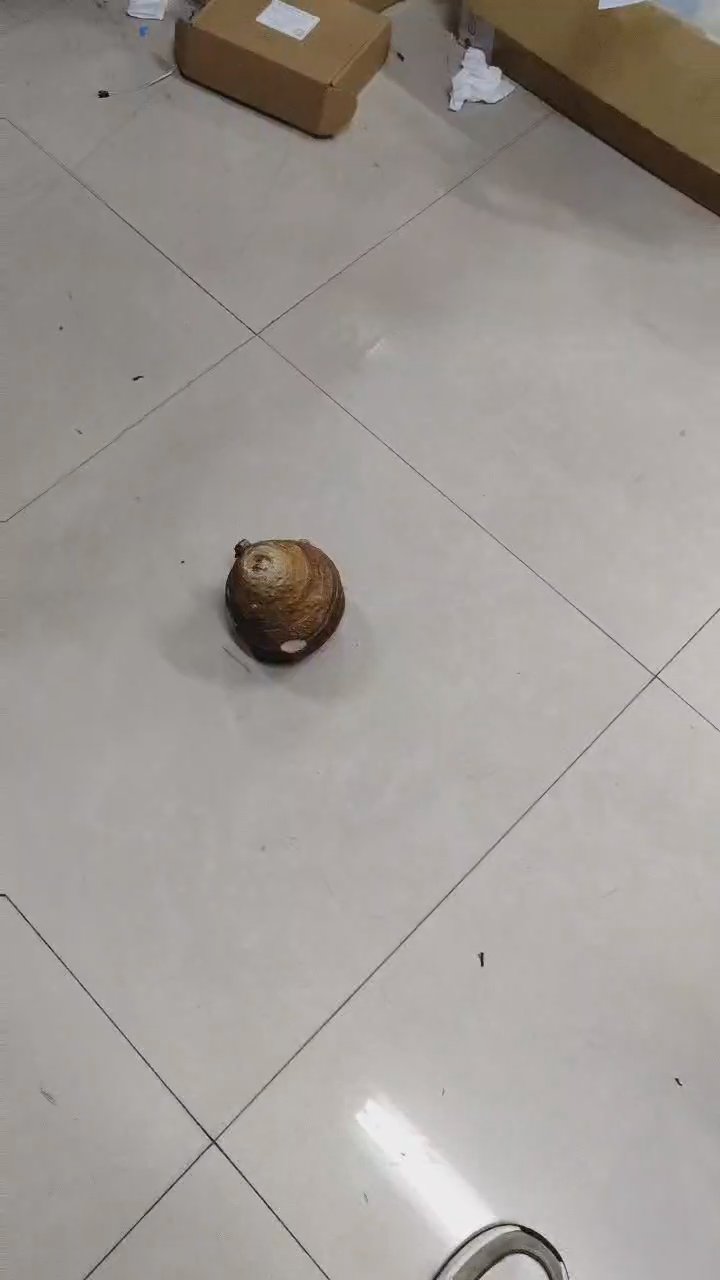
#> input picture frame 31 of sssss.mp4, 720 x 1280 px
$ python main.py
#> lines starting #> are read from the running program, lines starting #| are printed output that depends on the picture; after the words box and inside, x2 and y2 are one past the last pixel; in counts of white or black regions, pixels touching at a corner belong together
import cv2 as cv
import numpy as np
import pyrealsense2 as rs


def find_yutou(img):
    gray = cv.cvtColor(img, cv.COLOR_BGR2GRAY)
    # find white bg as roi
    _, thresh = cv.threshold(gray, 110, 255, cv.THRESH_BINARY)
    # _, thresh = cv.adaptiveThreshold(
    #     gray, 100, cv.ADAPTIVE_THRESH_GAUSSIAN_C, cv.THRESH_BINARY, 11, 10
    # )
    # find contours
    contours, _ = cv.findContours(thresh, cv.RETR_EXTERNAL, cv.CHAIN_APPROX_SIMPLE)
    # find the biggest contour
    max_area = 0
    max_contour = None
    for contour in contours:
        area = cv.contourArea(contour)
        if area > max_area:
            max_area = area
            max_contour = contour
    # draw the contour
    # cv.drawContours(img, [max_contour], -1, (0, 255, 0), 2)
    # find the bounding box
    x, y, w, h = cv.boundingRect(max_contour)
    roi = img[y : y + h, x : x + w]
    # cv.imshow("roi", roi)
    # cv.waitKey(0)
    # find yutou with darker color
    roi_gray = cv.cvtColor(roi, cv.COLOR_BGR2GRAY)
    _, roi_thresh = cv.threshold(roi_gray, 120, 180, cv.THRESH_BINARY_INV)
    # _, roi_thresh = cv.adaptiveThreshold(
    #     roi_gray, 150, cv.ADAPTIVE_THRESH_GAUSSIAN_C, cv.THRESH_BINARY_INV, 11, 10
    # )
    cv.imshow("roi_thresh", roi_thresh)
    # cv.waitKey(0)
    roi_contours, _ = cv.findContours(
        roi_thresh, cv.RETR_EXTERNAL, cv.CHAIN_APPROX_SIMPLE
    )
    # find the biggest contour
    max_area = 0
    max_contour = None
    for contour in roi_contours:
        area = cv.contourArea(contour)
        if area > max_area:
            max_area = area
            max_contour = contour
    # draw the contour
    # cv.drawContours(roi, [max_contour], -1, (0, 255, 0), 2)
    # find the bounding box
    rx, ry, rw, rh = cv.boundingRect(max_contour)
    # img = cv.rectangle(roi, (rx, ry), (rx + rw, ry + rh), (0, 255, 0), 2)
    yutou = roi[ry : ry + rh, rx : rx + rw]
    # cv.imshow("yutou", yutou)
    # cv.imshow("image", img)
    # cv.waitKey(0)
    real_countour = max_contour + np.array([x, y])
    pos2origin = {
        "x": x + rx,
        "y": y + ry,
        "w": rw,
        "h": rh,
        "cx": x + rx + rw / 2,
        "cy": y + ry + rh / 2,
        "edge": real_countour,
    }
    return yutou, pos2origin


pipeline, config, device, device_product_line = None, None, None, None
found_rgb, pipeline_wrapper, pipeline_profile = None, None, None


def init_depth():
    global pipeline, config, device, device_product_line
    global found_rgb, pipeline_wrapper, pipeline_profile

    pipeline = rs.pipeline()
    config = rs.config()

    pipeline_wrapper = rs.pipeline_wrapper(pipeline)
    pipeline_profile = config.resolve(pipeline_wrapper)
    device = pipeline_profile.get_device()
    device_product_line = str(device.get_info(rs.camera_info.product_line))

    found_rgb = False
    for s in device.sensors:
        if s.get_info(rs.camera_info.name) == "RGB Camera":
            found_rgb = True
            break
    if not found_rgb:
        print("The demo requires Depth camera with Color sensor")
        exit(0)

    config.enable_stream(rs.stream.depth, 640, 480, rs.format.z16, 30)

    if device_product_line == "L500":
        config.enable_stream(rs.stream.color, 960, 540, rs.format.bgr8, 30)
    else:
        config.enable_stream(rs.stream.color, 640, 480, rs.format.bgr8, 30)

    # Start streaming
    pipeline.start(config)


def get_depth():
    frames = pipeline.wait_for_frames()
    depth_frame = frames.get_depth_frame()
    color_frame = frames.get_color_frame()
    depth_image = np.asanyarray(depth_frame.get_data())
    color_image = np.asanyarray(color_frame.get_data())
    return depth_image, color_image


if __name__ == "__main__":
    # [11 lines of commented-out code are left out]
    cap = cv.VideoCapture('sssss.mp4')
    mp4 = cv.VideoWriter_fourcc(*'mp4v')
    _, color = cap.read()
#> color is the input picture: shape (1280, 720, 3); mean B, G, R 148.2, 152.6, 158.5
    color = color[300:1000, :]
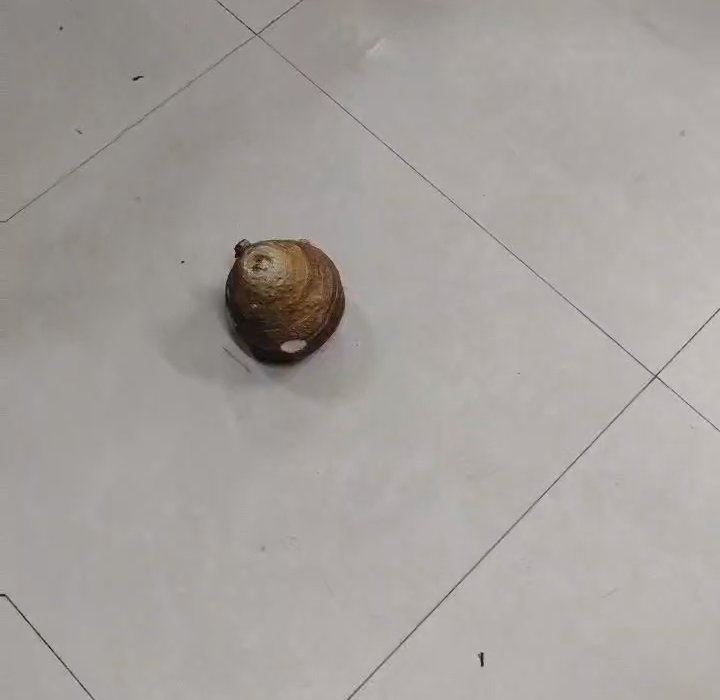
#> color: shape (700, 720, 3); mean B, G, R 156.5, 159.8, 165.2
    save = cv.VideoWriter('output.mp4', mp4, 30, color.shape[1::-1])
    while True:
        try:
        # depth, color = get_depth()
            _, color = cap.read()
            color = color[300:1000, :]
#> color: shape (700, 720, 3)
            depth = np.zeros_like(color)
            dist = 0
            img, pos = find_yutou(color)
#> in find_yutou, `_, thresh = cv.threshold(gray, 110, 255, cv.THRESH_BINARY)`:
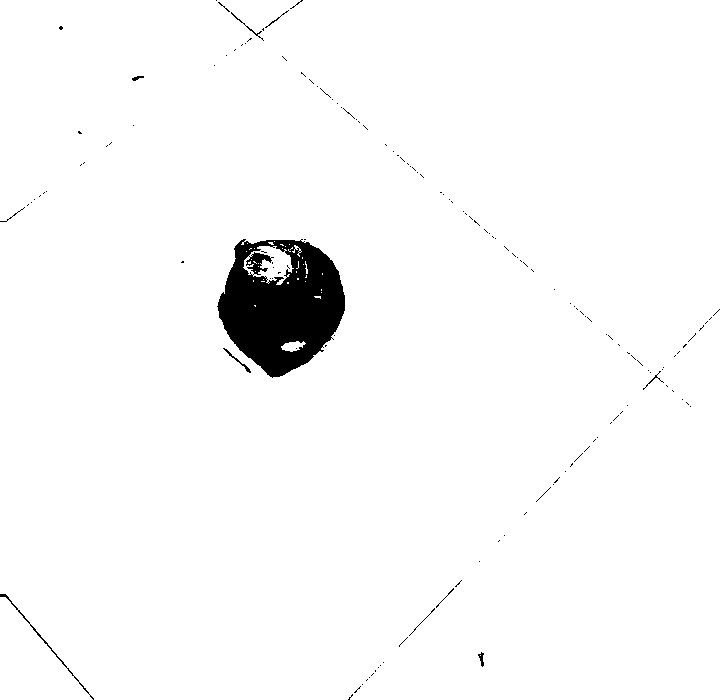
#> thresh: shape (700, 720); 97.5% white; 144 black regions (133 under 20 px)
#> in find_yutou, `contours, _ = cv.findContours(thresh, cv.RETR_EXTERNAL, cv.CHAIN_APPRO..`: contours = 1 contour; box (x1, y1, x2, y2) and area: (0, 0, 720, 700) 502476
#> the loop in find_yutou, `for contour in contours:` made 1 pass
#> (area, max_area) on pass 1: (502476.5, 502476.5)
#> after the loop in find_yutou, `for contour in contours:`: max_area = 502476.5; max_contour = contour of 50 points, box (x1, y1, x2, y2) (0, 0, 720, 700), area 502476
#> in find_yutou, `x, y, w, h = cv.boundingRect(max_contour)`: x = 0; w = 720; h = 700
#> in find_yutou, `_, roi_thresh = cv.threshold(roi_gray, 120, 180, cv.THRESH_BINARY_INV)`:
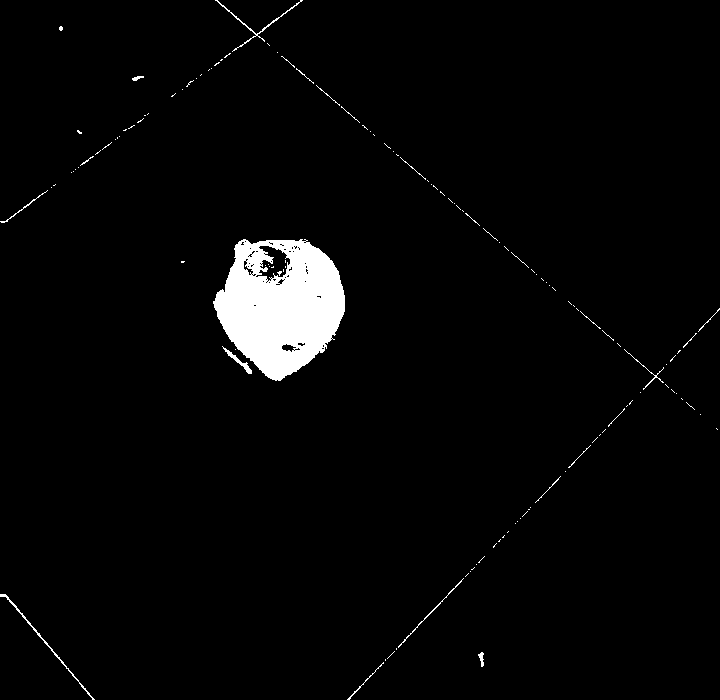
#> roi_thresh: shape (700, 720); values 0 (black) and 180 (white), 2.8% white; 127 white regions (106 under 20 px)
#> in find_yutou, `roi_contours, _ = cv.findContours( roi_thresh, cv.RETR_EXTERNAL, cv.CH..`: roi_contours = 119 contours, 109 with area under 20; largest, box (x1, y1, x2, y2) and area: (213, 239, 345, 381) 13193, (0, 594, 95, 700) 138, (222, 346, 252, 374) 108, (215, 0, 303, 52) 100, (398, 578, 464, 648) 44
#> the loop in find_yutou, `for contour in roi_contours:` made 119 passes
#> (area, max_area) on passes 1, 3, 6, 64: (22.5, 22.5), (34.5, 34.5), (138.5, 138.5), (13193, 13193)
#> area on passes 7, 43, 45: 44.5, 21, 108
#> after the loop in find_yutou, `for contour in roi_contours:`: max_area = 13193; max_contour = contour of 249 points, box (x1, y1, x2, y2) (213, 239, 345, 381), area 13193
#> in find_yutou, `rx, ry, rw, rh = cv.boundingRect(max_contour)`: rx = 213; ry = 239; rw = 132; rh = 142
#> in find_yutou, `yutou = roi[ry : ry + rh, rx : rx + rw]`:
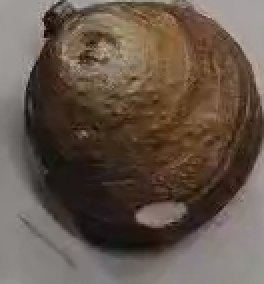
#> yutou: shape (142, 132, 3) (shown 2 times larger); mean B, G, R 74.8, 86.1, 100.8
#> in find_yutou, `real_countour = max_contour + np.array([x, y])`: real_countour = 249 rows, first 8: [243, 239], [242, 240], [241, 240], [240, 241], [239, 241], [238, 242], [238, 243], [237, 244]
#> pos = 7 items
            cv.rectangle(
                color,
                (pos["x"], pos["y"]),
                (pos["x"] + pos["w"], pos["y"] + pos["h"]),
                (0, 0, 255),
                2,
            )
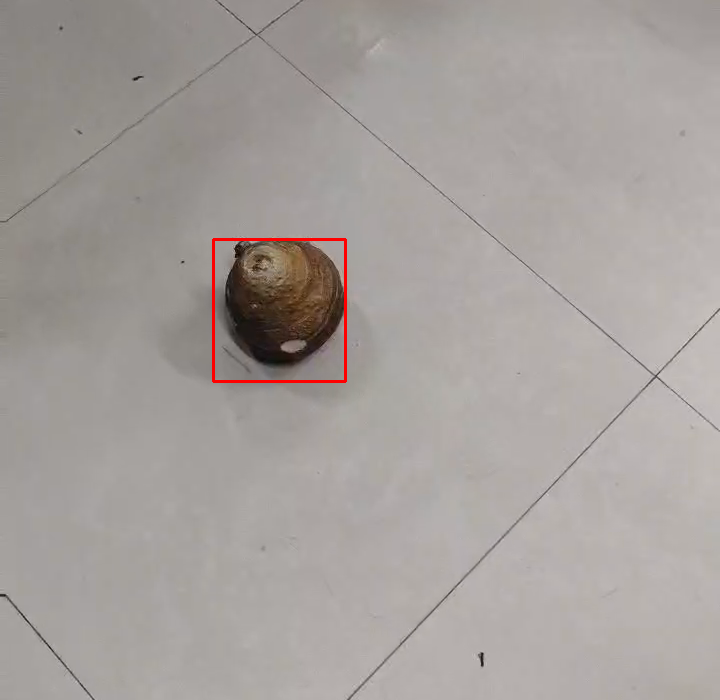
#> color: shape (700, 720, 3); mean B, G, R 156.1, 159.4, 165.6
            # cv.drawContours(color, [pos["edge"]], -1, (0, 0, 255), 2)
            cv.circle(color, (int(pos["cx"]), int(pos["cy"])), 2, (0, 0, 255), 2)
#> color: shape (700, 720, 3); 0.01% of pixels changed, all inside (x1, y1, x2, y2) = (276, 307, 283, 314)
            dist = depth[int(pos["cy"]), int(pos["cx"])]
#> dist = [0, 0, 0]
            # cv.putText(
            #     color,
            #     f"{dist}mm",
            #     (int(pos["cx"]), int(pos["cy"])),
            #     cv.FONT_HERSHEY_SIMPLEX,
            #     1,
            #     (0, 255, 0),
            #     2,
            #     cv.LINE_AA,
            # )
            cv.imshow("yutou", img)
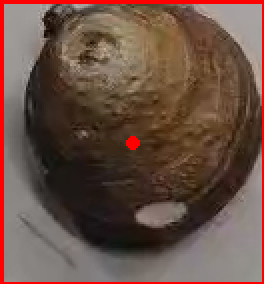
#> window 'yutou': shape (142, 132, 3) (shown 2 times larger); mean B, G, R 68.8, 79.9, 106
            cv.imshow("image", color)
            save.write(color)
        except:
            # cap.set(cv.CAP_PROP_POS_FRAMES, 0)
            save.release()
            break
        k = cv.waitKey(0)
#> (key q is pressed here)
        if k == ord("q"):
            break

$ run again, starting later in the video
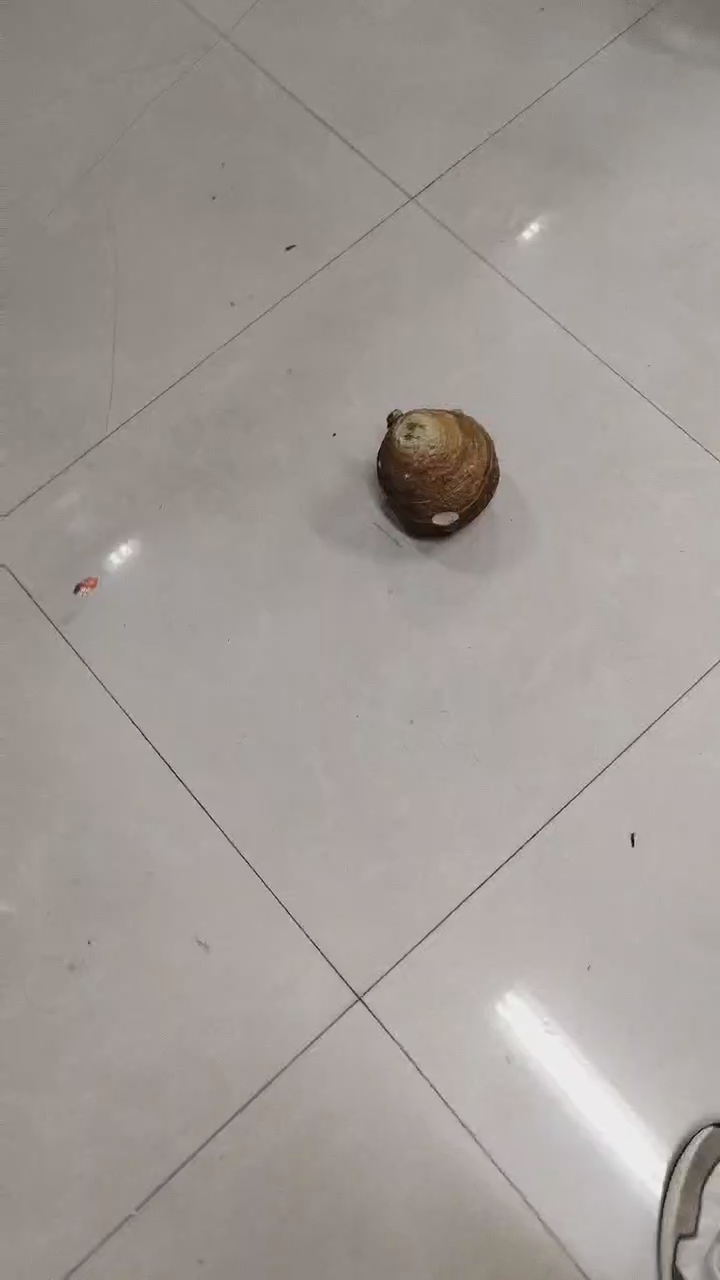
#> input picture frame 142 of sssss.mp4, 720 x 1280 px
#> color is the input picture: shape (1280, 720, 3); mean B, G, R 149.3, 154.2, 160.9
#> in find_yutou, `_, thresh = cv.threshold(gray, 110, 255, cv.THRESH_BINARY)`:
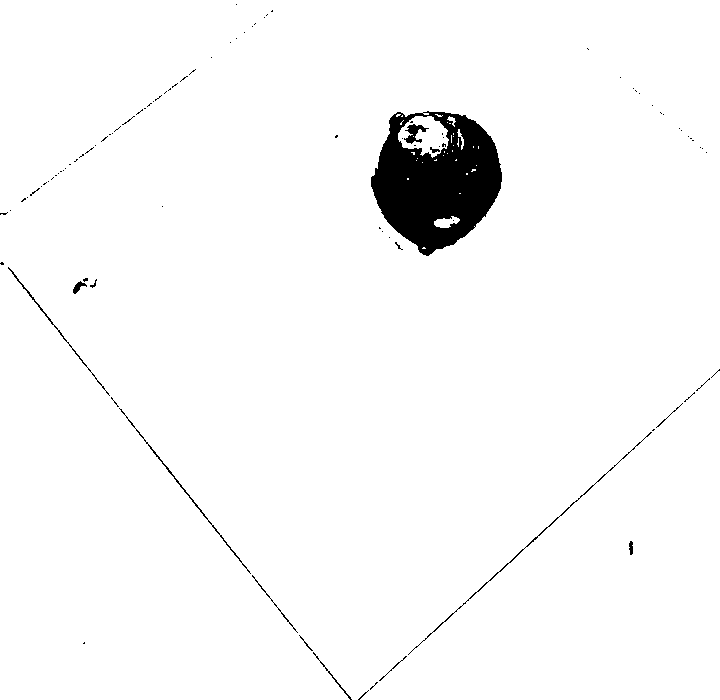
#> thresh: shape (700, 720); 97.2% white; 98 black regions (84 under 20 px)
#> contours = 1 contour; box (x1, y1, x2, y2) and area: (0, 0, 720, 700) 502440
#> the loop in find_yutou, `for contour in contours:` made 1 pass
#> (area, max_area) on pass 1: (502439.5, 502439.5)
#> after the loop in find_yutou, `for contour in contours:`: max_area = 502439.5; max_contour = contour of 57 points, box (x1, y1, x2, y2) (0, 0, 720, 700), area 502440
#> x = 0; w = 720; h = 700
#> roi_thresh: shape (700, 720); values 0 (black) and 180 (white), 3.1% white; 66 white regions (55 under 20 px)
#> roi_contours = 58 contours, 49 with area under 20; largest, box (x1, y1, x2, y2) and area: (367, 111, 502, 258) 14022, (0, 262, 353, 700) 498, (408, 369, 720, 655) 258, (72, 277, 98, 294) 124, (67, 67, 198, 167) 106
#> the loop in find_yutou, `for contour in roi_contours:` made 58 passes
#> (area, max_area) on passes 1, 5, 8, 33: (42, 42), (258, 258), (498.5, 498.5), (14022, 14022)
#> after the loop in find_yutou, `for contour in roi_contours:`: max_area = 14022; max_contour = contour of 235 points, box (x1, y1, x2, y2) (367, 111, 502, 258), area 14022
#> rx = 367; ry = 111; rw = 135; rh = 147
#> real_countour = 235 rows, first 8: [426, 111], [425, 112], [417, 112], [416, 113], [414, 113], [413, 114], [410, 114], [409, 115]
#> pos = 7 items
#> dist = [0, 0, 0]
#> `cv.imshow("yutou", img)`:
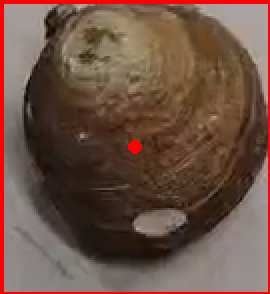
#> window 'yutou': shape (147, 135, 3) (shown 2 times larger); mean B, G, R 69.5, 82.3, 110
